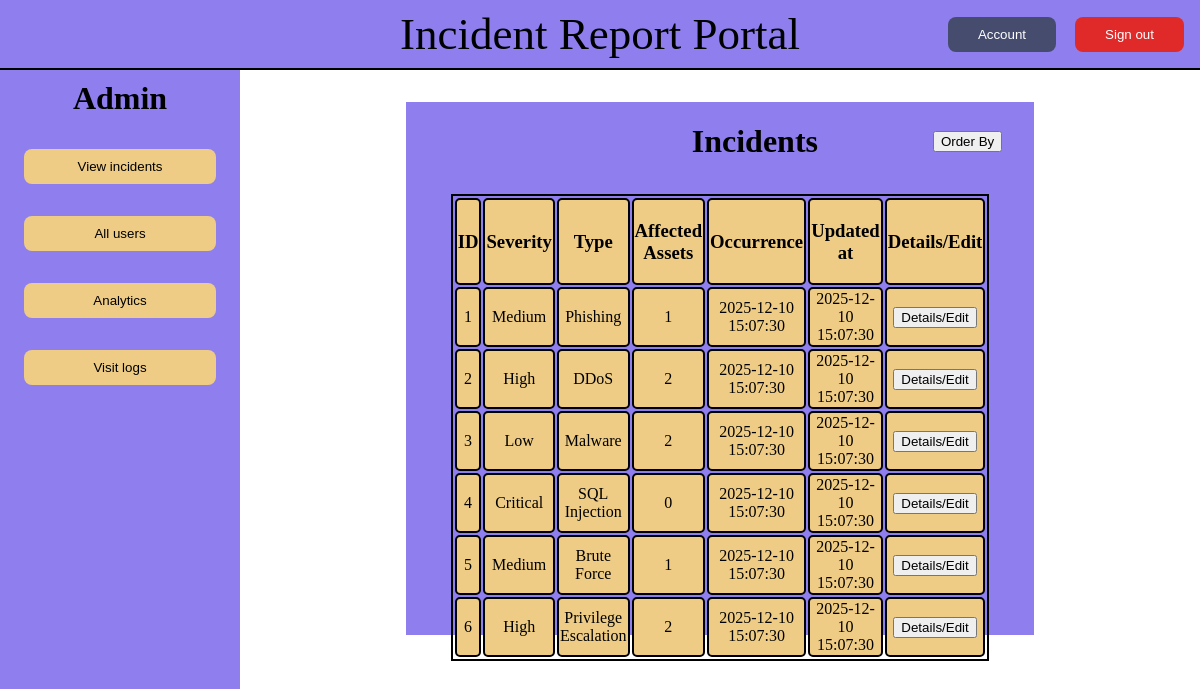
Screenshot of /pages/admin/incidents.php (signed in) with the database file from the repository.
### tables this page shows
CREATE TABLE incident (
    incident_id INT AUTO_INCREMENT PRIMARY KEY,
    severity_id INT NOT NULL,
    incident_type_id INT NOT NULL,
    description TEXT,
    occurrence_datetime DATETIME NOT NULL,
    updated_at DATETIME DEFAULT CURRENT_TIMESTAMP,
    FOREIGN KEY (severity_id) REFERENCES severity(severity_id),
    FOREIGN KEY (incident_type_id) REFERENCES incident_type(incident_type_id)
);

CREATE TABLE severity (
    severity_id INT AUTO_INCREMENT PRIMARY KEY,
    severity VARCHAR(30) NOT NULL
);

CREATE TABLE incident_type (
    incident_type_id INT AUTO_INCREMENT PRIMARY KEY,
    incident_type VARCHAR(100)
);

### pages/admin/incidents.php (the view, shortened to what this page needs)
<?php
require_once "../../includes/db.php";
$incident_query = "SELECT * FROM incident";
$incident = $mysqli->query($incident_query);
$incident_row = "";
while ($row = $incident->fetch_object()) {
  $severity_result = $mysqli->query("SELECT severity FROM severity WHERE severity_id = {$row->severity_id}");
  $severity = $severity_result->fetch_object()->severity;
  $incident_type_result = $mysqli->query("SELECT incident_type FROM incident_type WHERE incident_type_id = {$row->incident_type_id}");
  $incident_type = $incident_type_result->fetch_object()->incident_type;
  $asset_result = $mysqli->query("SELECT COUNT(*) FROM incident_asset WHERE incident_id = {$row->incident_id}");
  $asset_count = $asset_result->fetch_object()->{"COUNT(*)"};
  $incident_row .= "
        <tr>
          <td>{$row->incident_id}</td>
          <td>{$severity}</td>
          <td>{$incident_type}</td>
          <td>{$asset_count}</td>
          <td>{$row->occurrence_datetime}</td>
          <td>{$row->updated_at}</td>
          <td>
            <button>Details/Edit</button>
          </td>
        </tr>";
}
$content = <<<HTML
<div class="incident_container">
  <div class="headers">
    <h1 style="margin-left: 45%;">Incidents</h1>
    <button id="order_by">Order By</button>
  </div>
  <div class="table_container">
    <table>
      <tbody>
        <tr>
          <th>
            <h3>ID</h3>
          </th>
          <th>
            <h3>Severity</h3>
          </th>
          <th>
            <h3>Type</h3>
          </th>
          <th>
            <h3>Affected Assets</h3>
          </th>
          <th>
            <h3>Occurrence</h3>
          </th>
          <th>
            <h3>Updated at</h3>
          </th>
          <th>
            <h3>Details/Edit</h3>
          </th>
        </tr>
        $incident_row
      </tbody>
    </table>
  </div>
</div>
HTML;
require "../../includes/layout.php";

### includes/layout.php (shortened to what this page needs)
<!DOCTYPE html>
<html lang="en">
<head>
  <link rel="stylesheet" href="/css/main.css">
  <link rel="stylesheet" href="/css/incident_form.css">
  <link rel="stylesheet" href="/css/incidents.css">
  <link rel="stylesheet" href="/css/global.css">
  <link rel="stylesheet" href="/css/all_users.css">
  <link rel="stylesheet" href="/css/add_user.css">
  <link rel="stylesheet" href="../../css/visitLogs.css">
</head>
<body>
  <header>
    <p>Incident Report Portal
    </p>
    <div>
      <button>Account</button>
      <button onclick=" window.location.href='/logout.php'">Sign out</button>
    </div>
  </header>
  <aside>
    <?php
    $buttons = "";
    if ($_SESSION["role"] === "admin") {
      $buttons .= <<<HTML
        <div class="aside-button-container" id="admin">
          <p>Admin</p>
          <button onclick="window.location.href='/pages/admin/incidents.php'">View incidents</button>
          <button onclick="window.location.href='/pages/admin/allUsers.php'">All users</button>
          <button onclick="window.location.href='/pages/admin/analytics.php'">Analytics</button>
          <button onclick="window.location.href='/pages/admin/visitLogs.php'">Visit logs</button>
        </div>
      HTML;
    }
    echo $buttons;
    ?>
  </aside>
  <main>
    <?php
    echo $content;
    ?>
  </main>
</body>
</html>

### css/main.css (style rules this page uses)
body { display: grid; grid-template-columns: 15rem auto; grid-template-rows: auto 1fr; height: 100vh; width: 100vw; margin: 0; }
header { background-color: #8f7fee; grid-column: 1 / 3; grid-row: 1; border-bottom: 2px solid black; display: grid; grid-template-columns: 1fr auto 1fr; align-items: center; padding: 0.5rem 1rem; }
header > p { font-size: 45px; grid-column: 2; text-align: center; margin: 0; }
header > div { grid-column: 3; justify-self: end; }
header > div > button { padding: 10px 30px 10px 30px; border: none; border-radius: 8px; color: white; transition: 0.1s; }
header > div > button:first-of-type { background-color: #464c6e; margin-right: 15px; }
header > div > button:last-of-type { background-color: #e02a2a; }
aside { background-color: #8f7fee; grid-column: 1; grid-row: 2; display: flex; align-items: center; flex-direction: column; gap: 20px; }
.aside-button-container { width: 80%; display: flex; align-items: center; flex-direction: column; gap: 32px; }
.aside-button-container > button { background-color: #eecc85; padding: 10px 30px 10px 30px; border: none; border-radius: 8px; color: black; width: 100%; margin-left: 10px; margin-right: 10px; transition: 0.1s; }
.aside-button-container > p { margin-top: 10px; margin-bottom: 0; font-weight: bold; font-size: 32px; }
main { grid-column: 2; grid-row: 2; display: flex; align-items: flex-start; justify-content: center; padding: 2rem; }

### css/incidents.css (style rules this page uses)
.incident_container { background-color: var(--primary-bg-color); width: 70%; height: 80%; display: flex; flex-direction: column; align-items: center; }
.headers { display: flex; justify-content: space-between; align-items: center; width: 90%; }
#order_by { margin-left: 30px; }
.table_container { width: 90%; height: 80%; display: flex; flex-direction: column; align-items: center; padding: 12px; }
table { border: 2px solid black; width: 90%; }
table th, table td { text-align: center; vertical-align: middle; }
th, td { border: 2px solid black; background-color: var(--primary-bt-color); border-radius: 5px; }

### css/global.css (style rules this page uses)
:root { --primary-bg-color: #8f7fee; --primary-bg-hover-color: #7541ef; --primary-bt-color: #eecc85; --primary-bt-hover-color: #e6b863; --primary-bt-delete-color: #e02a2a; --primary-bt-delete-hover-color: #b32222; }

### rows the page displays
incident: incident_id "1", severity.severity "Medium", incident_type.incident_type "Phishing", asset_count "1", occurrence_datetime "2025-12-10 15:07:30", updated_at "2025-12-10 15:07:30"
incident: incident_id "2", severity.severity "High", incident_type.incident_type "DDoS", asset_count "2", occurrence_datetime "2025-12-10 15:07:30", updated_at "2025-12-10 15:07:30"
incident: incident_id "3", severity.severity "Low", incident_type.incident_type "Malware", asset_count "2", occurrence_datetime "2025-12-10 15:07:30", updated_at "2025-12-10 15:07:30"
incident: incident_id "4", severity.severity "Critical", incident_type.incident_type "SQL Injection", asset_count "0", occurrence_datetime "2025-12-10 15:07:30", updated_at "2025-12-10 15:07:30"
incident: incident_id "5", severity.severity "Medium", incident_type.incident_type "Brute Force", asset_count "1", occurrence_datetime "2025-12-10 15:07:30", updated_at "2025-12-10 15:07:30"
incident: incident_id "6", severity.severity "High", incident_type.incident_type "Privilege Escalation", asset_count "2", occurrence_datetime "2025-12-10 15:07:30", updated_at "2025-12-10 15:07:30"
